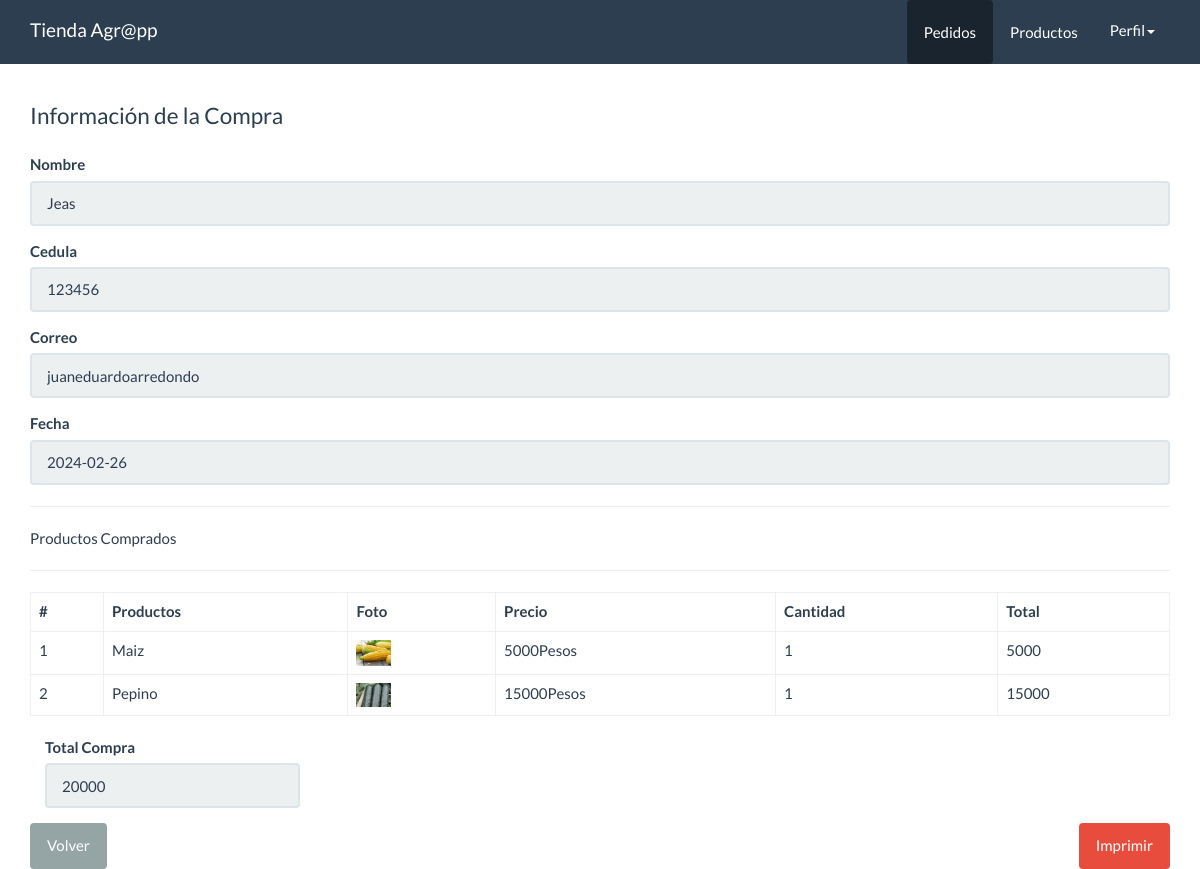
Page /panel/pedidos/ver.php?id=12 on the committed database.
### tables this page shows
CREATE TABLE `pedidos` (
  `id` int(10) NOT NULL,
  `usuario_id` int(11) NOT NULL,
  `total` int(7) NOT NULL,
  `fecha` date NOT NULL,
  `estado` int(11) NOT NULL DEFAULT 1
);

CREATE TABLE `clientes` (
  `id` int(11) NOT NULL,
  `nombre` varchar(250) NOT NULL,
  `cedula` varchar(10) NOT NULL,
  `departamento` varchar(25) NOT NULL,
  `ciudad` varchar(25) NOT NULL,
  `dirEntrega` varchar(25) NOT NULL,
  `correo` varchar(20) NOT NULL,
  `celular` varchar(15) NOT NULL,
  `comentario` varchar(250) NOT NULL
);

CREATE TABLE `detalle_pedidos` (
  `id` int(11) NOT NULL,
  `pedido_id` int(11) NOT NULL,
  `producto_id` int(11) NOT NULL,
  `precio` int(7) NOT NULL,
  `cantidad` int(11) NOT NULL,
  `estado` int(11) NOT NULL DEFAULT 0
);

CREATE TABLE `productos` (
  `id` int(11) NOT NULL,
  `NombrePro` varchar(20) NOT NULL,
  `descripcion` varchar(250) NOT NULL,
  `foto` varchar(100) NOT NULL,
  `precio` int(7) NOT NULL,
  `categoria_id` int(10) NOT NULL,
  `fecha` date NOT NULL,
  `estado` int(11) NOT NULL DEFAULT 1
);

### src/Pedido.php (called while the page is built, shortened)
<?php
class Pedido{
    private $cn = null;
    public function __construct(){
        $this->config = parse_ini_file(__DIR__.'/../config.ini') ;
        $this->cn = new \PDO( $this->config['dns'], $this->config['usuario'],$this->config['clave'],array(
            \PDO::MYSQL_ATTR_INIT_COMMAND => 'SET NAMES utf8'
        ));
    }
	public function mostrarPorId($id)
    {
        $sql = "SELECT p.id, nombre, cedula, correo, total, fecha FROM pedidos p
        INNER JOIN clientes c ON p.usuario_id = c.id WHERE p.id = :id";
        $resultado = $this->cn->prepare($sql);
        $_array = array(
            ':id'=>$id
        );
        if($resultado->execute($_array ))
            return  $resultado->fetch();
        return false;
    }
	public function mostrarDetallePorIdPedido($id){
        $sql = "SELECT dp.id, pe.NombrePro,dp.precio,dp.cantidad,pe.foto FROM `detalle_pedidos` dp
		INNER JOIN `productos` pe ON pe.id= dp.producto_id WHERE dp.pedido_id = :id";
        $resultado = $this->cn->prepare($sql);
        $_array = array(
            ':id'=>$id
        );
        if($resultado->execute( $_array))
            return  $resultado->fetchAll();
        return false;
    }
}

### panel/pedidos/ver.php (the view, shortened to what this page needs)
<!DOCTYPE html>
<html lang="en">
  <head>
    <link rel="stylesheet" href="../../assets/css/bootstrap.min.css">
    <link rel="stylesheet" href="../../assets/css/estilos.css">
  </head>
  <body>
    <nav class="navbar navbar-default navbar-fixed-top">
      <div class="container">
        <div class="navbar-header">
          <a class="navbar-brand" href="../dashboard.php">Tienda Agr@pp</a>
        </div>
        <div id="navbar" class="navbar-collapse collapse">
          <ul class="nav navbar-nav pull-right">
            <li class="active">
              <a href="index.php" class="btn">Pedidos</a>
            </li>
            <li>
              <a href="../productos/index.php" class="btn">Productos</a>
            </li>
            <li class="dropdown">
                <a href="#" class="dropdown-toggle" data-toggle="dropdown" role="button" aria-haspopup="true" aria-expanded="false">Perfil<span class="caret"></span></a>
            </li>
          </ul>
        </div>
      </div>
    </nav>
    <div class="container" id="main">
    <div class="row">
          <div class="col-md-12">
            <fieldset>
                <?php
                    $id = $_GET['id'];
                    $pedido = new Agroapp\Pedido;
                    $info_pedido = $pedido->mostrarPorId($id);
                    $info_detalle_pedido = $pedido->mostrarDetallePorIdPedido($id);
                ?>
                <legend>Información de la Compra</legend>
                <div class="form-group">
                    <label>Nombre</label>
                    <input value="<?php print $info_pedido['nombre'] ?>" type="text" class="form-control" readonly>
                </div>
                <div class="form-group">
                    <label>Cedula</label>
                    <input value="<?php print $info_pedido['cedula'] ?>" type="text" class="form-control" readonly>
                </div>
                <div class="form-group">
                    <label>Correo</label>
                    <input value="<?php print $info_pedido['correo'] ?>" type="text" class="form-control" readonly>
                </div>
                <div class="form-group">
                    <label>Fecha</label>
                    <input value="<?php print $info_pedido['fecha'] ?>" type="text" class="form-control" readonly>
                </div>
                <hr>
                    Productos Comprados
                <hr>
                <table class="table table-bordered">
                  <thead>
                    <tr>
                      <th>#</th>
                      <th>Productos</th>
                      <th>Foto</th>
                      <th>Precio</th>
                      <th>Cantidad</th>
                      <th>
                          Total
                      </th>
                    </tr>
                  </thead>
                  <tbody>
                    <?php
                      $cantidad = count($info_detalle_pedido);
                      if($cantidad > 0){
                        $c=0;
                      for($x =0; $x < $cantidad; $x++){
                        $c++;
                        $item = $info_detalle_pedido[$x];
                        $total = $item['precio'] * $item['cantidad'];
                    ?>
                    <tr>
                      <td><?php print $c?></td>
                      <td><?php print $item['NombrePro']?></td>
                      <td>
                      <?php
                          $foto = '../../upload/'.$item['foto'];
                          if(file_exists($foto)){
                        ?>
                          <img src="<?php print $foto; ?>" width="35">
                      <?php }else{?>
                          SIN FOTO
                      <?php }?>
                      </td>
                      <td><?php print $item['precio']?>Pesos</td>
                      <td><?php print $item['cantidad']?></td>
                    <td>
                    <?php print $total?>
                    </td>
                    </tr>
                    <?php
                      }
                    }else{
                    ?>
                    <tr>
                      <td colspan="6">NO HAY REGISTROS</td>
                    </tr>
                    <?php }?>
                  </tbody>
                </table>
                <div class="col-md-3">
                    <div class="form-group">
                        <label>Total Compra</label>
                        <input value="<?php print $info_pedido['total'] ?>" type="text" class="form-control" readonly>
                    </div>
                </div>
            </fieldset>
            <div class="pull-left">
                <a href="index.php" class="btn btn-default hidden-print">Volver</a>
            </div>
            <div class="pull-right">
                <a href="javascript:;" id="btnImprimir" class="btn btn-danger hidden-print">Imprimir</a>
            </div>
          </div>
        </div>
    </div>
  </body>
</html>

### assets/css/estilos.css (style rules this page uses)
#main { margin-top: 100px; }

### rows in the picture
pedidos: nombre "Jeas", cedula "123456", correo "juaneduardoarredondo", fecha "2024-02-26", total "20000"
detalle_pedidos: producto.NombrePro "Maiz", producto.foto (picture), precio "5000", cantidad "1"
detalle_pedidos: producto.NombrePro "Pepino", producto.foto (picture), precio "15000", cantidad "1"
